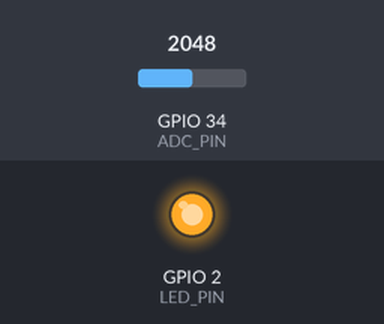
Bench run of a program on a simulated ESP32. Parts: output pins drawn as LEDs (lit = HIGH). Inputs (shaded band) come from the test bench; at power-on: GPIO 34 (ADC_PIN) = 2048 (analog values on the 0–4095 scale). WiFi joins after 1.5 s; servers stay silent unless stated; EEPROM starts erased; what the program prints to the serial monitor is not drawn.

Above: at 5.7 s.
5.8 s: GPIO 34 (ADC_PIN) set to 2085
8.8 s: GPIO 34 (ADC_PIN) set to 1998
At 10.2 s:
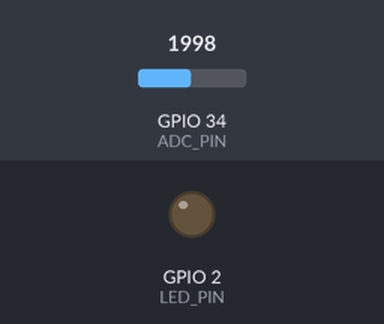
10.3 s: GPIO 34 (ADC_PIN) set to 2088
At 11.8 s:
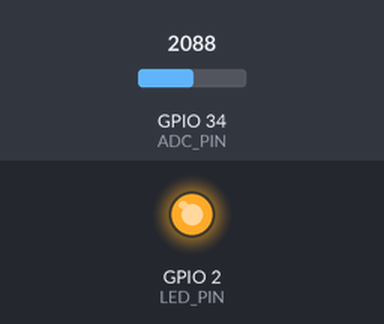
Timing chart, 0 to 13.3 s (numbered marks = the images above; inputs shaded):
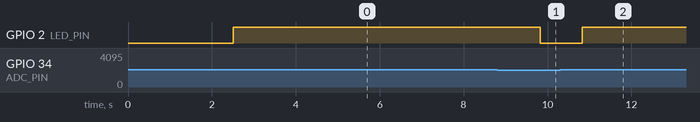

The program:

main.cpp
```cpp
#include <Arduino.h>
#include <WiFi.h>
#include <HTTPClient.h>
#include <EEPROM.h>
#include <math.h>

// ===== Configuration =====
const char* SSID = "";              // WiFi SSID (edit here)
const char* PASSWD = "";            // WiFi Password (edit here)
const char* LINE_NOTIFY_TOKEN = ""; // LINE Notify Token (edit or use env)
const char* DEVICE_ID = "device_1"; // Device identifier (for backend)

// ===== Hardware Config =====
const int ADC_PIN = 34;             // ADC input for FSK signal
const int LED_PIN = 2;              // Status LED (optional)

// ===== FSK Parameters =====
const int SAMPLE_RATE = 8000;       // 8kHz sampling
const int SAMPLES_PER_BIT = 8000 / 1200; // 1200 baud
const float FREQ_MARK = 1300.0;    // Mark frequency
const float FREQ_SPACE = 2100.0;   // Space frequency
const int FSK_DETECTION_SAMPLES = SAMPLE_RATE; // 1 second buffer

// ===== EEPROM Config =====
const int EEPROM_SIZE = 4096;
const int WHITELIST_START_ADDR = 0;
const int MAX_WHITELIST_ENTRIES = 50;
struct WhitelistEntry {
  char number[15];
  char label[30];
  uint32_t timestamp;
};

// ===== Global State =====
volatile bool callDetected = false;
unsigned long lastCallTime = 0;
const unsigned long DEBOUNCE_DELAY = 60000; // 60s between notifications

void setup() {
  Serial.begin(115200);
  delay(1000);

  Serial.println("\n\n=== Phone Guard Firmware v1.0 ===");

  // Initialize LED
  pinMode(LED_PIN, OUTPUT);
  digitalWrite(LED_PIN, LOW);

  // Initialize EEPROM
  EEPROM.begin(EEPROM_SIZE);
  Serial.println("[EEPROM] Initialized");

  // Initialize ADC
  pinMode(ADC_PIN, INPUT);
  analogReadResolution(12); // 12-bit ADC (0-4095)
  Serial.println("[ADC] Initialized on pin " + String(ADC_PIN));

  // Load whitelist from EEPROM
  loadWhitelist();

  // Connect to WiFi
  connectWiFi();

  Serial.println("[SETUP] Complete");
  digitalWrite(LED_PIN, HIGH);
}

void loop() {
  // Check WiFi connection
  if (WiFi.status() != WL_CONNECTED) {
    connectWiFi();
  }

  // Listen for FSK signal (simplified detection)
  // In production: use interrupt-based detection
  int adcValue = analogRead(ADC_PIN);

  // Simple threshold detection (FSK signal when ADC > 2048)
  if (adcValue > 2048 && !callDetected) {
    delay(500); // Debounce
    if (analogRead(ADC_PIN) > 2048) {
      callDetected = true;
      digitalWrite(LED_PIN, HIGH);
      Serial.println("[CALL] Incoming call detected!");
      handleIncomingCall();
    }
  } else if (adcValue < 2048 && callDetected) {
    callDetected = false;
    digitalWrite(LED_PIN, LOW);
  }

  delay(100);
}

// ===== WiFi Management =====
void connectWiFi() {
  if (WiFi.status() == WL_CONNECTED) {
    return;
  }

  Serial.printf("[WiFi] Connecting to %s...\n", SSID);
  WiFi.mode(WIFI_STA);
  WiFi.begin(SSID, PASSWD);

  int attempts = 0;
  while (WiFi.status() != WL_CONNECTED && attempts < 20) {
    delay(500);
    Serial.print(".");
    attempts++;
  }

  if (WiFi.status() == WL_CONNECTED) {
    Serial.printf("\n[WiFi] Connected! IP: %s\n", WiFi.localIP().toString().c_str());
  } else {
    Serial.println("\n[WiFi] Failed to connect");
  }
}

// ===== FSK Decoding =====
// Reference: Goertzel algorithm for frequency detection
// For production: use existing Arduino FSK library or implement full Goertzel
String decodeFSK() {
  // Capture ADC samples
  int samples[FSK_DETECTION_SAMPLES];
  for (int i = 0; i < FSK_DETECTION_SAMPLES; i++) {
    samples[i] = analogRead(ADC_PIN);
    delayMicroseconds(125); // 8kHz sampling
  }

  // TODO: Apply Goertzel algorithm to detect 1300Hz (mark) and 2100Hz (space)
  // Goertzel pseudocode:
  // 1. For each frequency (MARK, SPACE):
  //    - Calculate coefficient: 2 * cos(2π * freq / SAMPLE_RATE)
  //    - Process samples through Goertzel filter
  //    - Extract magnitude
  // 2. Determine bit value: MARK > SPACE ? '1' : '0'
  // 3. Accumulate bits → extract phone number

  // Simplified stub: return dummy number for testing
  Serial.println("[FSK] Decoding stub - implement Goertzel algorithm");
  return "09012345678"; // Placeholder
}

// ===== Whitelist Management =====
void loadWhitelist() {
  Serial.println("[WHITELIST] Loading from EEPROM...");
  // Read whitelist entries from EEPROM
  // Format: [entry0][entry1]...[entryN][0xFF=end]
  // For now: stub
  Serial.println("[WHITELIST] Loaded 0 entries");
}

bool isWhitelisted(const char* phoneNumber) {
  // Check if number exists in EEPROM whitelist
  // For now: always return false (all numbers trigger notification)
  return false;
}

void addToWhitelist(const char* phoneNumber, const char* label) {
  Serial.printf("[WHITELIST] Adding: %s (%s)\n", phoneNumber, label);
  // Write to EEPROM
  // TODO: Implement EEPROM write logic
}

// ===== Incoming Call Handler =====
void handleIncomingCall() {
  // Wait for FSK period (~500ms after first ring)
  delay(1500);

  // Decode FSK signal
  String phoneNumber = decodeFSK();
  Serial.printf("[CALL] Extracted number: %s\n", phoneNumber.c_str());

  // Check whitelist
  if (isWhitelisted(phoneNumber.c_str())) {
    Serial.println("[CALL] Number is whitelisted - no notification sent");
    return;
  }

  // Debounce: only notify once per minute
  unsigned long now = millis();
  if (now - lastCallTime < DEBOUNCE_DELAY) {
    Serial.println("[CALL] Debounce: notification already sent recently");
    return;
  }
  lastCallTime = now;

  // Send LINE notification
  sendLineNotification(phoneNumber.c_str());
}

// ===== LINE Notification =====
void sendLineNotification(const char* phoneNumber) {
  if (WiFi.status() != WL_CONNECTED) {
    Serial.println("[LINE] WiFi not connected - skipping notification");
    return;
  }

  HTTPClient http;

  // Option 1: Send to backend API (Phase 2)
  // String url = String(BACKEND_URL) + "/api/notify";

  // Option 2: Send directly to LINE Notify (Phase 1)
  String url = "https://notify-api.line.me/api/notify";

  http.begin(url);
  http.addHeader("Content-Type", "application/x-www-form-urlencoded");
  http.addHeader("Authorization", "Bearer " + String(LINE_NOTIFY_TOKEN));

  String payload = "message=%E7%9F%A5%E3%82%89%E3%81%AA%E3%81%84%E7%95%AA%E5%8F%B7%E3%81%8B%E3%82%89%E7%9D%80%E4%BF%A1%0A";
  payload += "%E7%95%AA%E5%8F%B7%3A%20" + String(phoneNumber);

  int httpCode = http.POST(payload);
  Serial.printf("[LINE] Response code: %d\n", httpCode);

  if (httpCode == HTTP_CODE_OK || httpCode == 200) {
    Serial.println("[LINE] Notification sent successfully");
  } else {
    Serial.printf("[LINE] Error: %d\n", httpCode);
  }

  http.end();
}
```

Measured:
- the behaviour switches between 2048 and 2047 on GPIO 34 (ADC_PIN) (found by bisection; images 0 and 1)
- after the input at 5.8 s, every drawn part: stays the same
- after the input at 8.8 s, GPIO 2 (LED_PIN): HIGH → LOW after 1.0 s
- after the input at 10.3 s, GPIO 2 (LED_PIN): LOW → HIGH after 0.53 s
